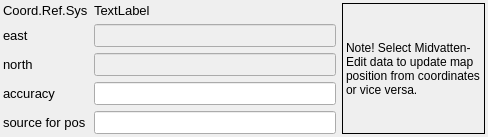
     <widget class="QWidget" name="tab_3">
      <attribute name="title">
       <string>Position (m)</string>
      </attribute>
      <layout class="QGridLayout" name="grid_layout_8">
       <property name="leftMargin">
        <number>3</number>
       </property>
       <property name="topMargin">
        <number>3</number>
       </property>
       <property name="rightMargin">
        <number>3</number>
       </property>
       <property name="bottomMargin">
        <number>3</number>
       </property>
       <item row="0" column="0">
        <layout class="QGridLayout" name="grid_layout_4" columnstretch="7,3">
         <item row="0" column="0">
          <layout class="QGridLayout" name="grid_layout_3">
           <item row="0" column="0">
            <widget class="QLabel" name="label_32">
             <property name="sizePolicy">
              <sizepolicy hsizetype="Minimum" vsizetype="Fixed">
               <horstretch>0</horstretch>
               <verstretch>0</verstretch>
              </sizepolicy>
             </property>
             <property name="minimumSize">
              <size>
               <width>0</width>
               <height>0</height>
              </size>
             </property>
             <property name="maximumSize">
              <size>
               <width>16777215</width>
               <height>16777215</height>
              </size>
             </property>
             <property name="font">
              <font>
               <family>Arial</family>
               <pointsize>10</pointsize>
              </font>
             </property>
             <property name="text">
              <string>Coord.Ref.Sys</string>
             </property>
             <property name="scaledContents">
              <bool>false</bool>
             </property>
             <property name="alignment">
              <set>Qt::AlignLeading|Qt::AlignLeft|Qt::AlignVCenter</set>
             </property>
            </widget>
           </item>
           <item row="0" column="1">
            <widget class="QLabel" name="crs">
             <property name="sizePolicy">
              <sizepolicy hsizetype="Expanding" vsizetype="Fixed">
               <horstretch>0</horstretch>
               <verstretch>0</verstretch>
              </sizepolicy>
             </property>
             <property name="minimumSize">
              <size>
               <width>0</width>
               <height>0</height>
              </size>
             </property>
             <property name="maximumSize">
              <size>
               <width>16777215</width>
               <height>16777215</height>
              </size>
             </property>
             <property name="font">
              <font>
               <family>Arial</family>
               <pointsize>10</pointsize>
               <bold>false</bold>
              </font>
             </property>
             <property name="toolTip">
              <string>&lt;!DOCTYPE HTML PUBLIC &quot;-//W3C//DTD HTML 4.0//EN&quot; &quot;http://www.w3.org/TR/REC-html40/strict.dtd&quot;&gt;
&lt;html&gt;&lt;head&gt;&lt;meta name=&quot;qrichtext&quot; content=&quot;1&quot; /&gt;&lt;style type=&quot;text/css&quot;&gt;
p, li { white-space: pre-wrap; }
&lt;/style&gt;&lt;/head&gt;&lt;body style=&quot; font-family:'Ubuntu'; font-size:11pt; font-weight:400; font-style:normal;&quot;&gt;
&lt;p style=&quot; margin-top:0px; margin-bottom:0px; margin-left:0px; margin-right:0px; -qt-block-indent:0; text-indent:0px;&quot;&gt;&lt;span style=&quot; font-family:'MS Shell Dlg 2'; font-size:10pt;&quot;&gt;EPSG ID for the &lt;/span&gt;&lt;/p&gt;
&lt;p style=&quot; margin-top:0px; margin-bottom:0px; margin-left:0px; margin-right:0px; -qt-block-indent:0; text-indent:0px;&quot;&gt;&lt;span style=&quot; font-family:'MS Shell Dlg 2'; font-size:10pt;&quot;&gt;co-ordinate system &lt;/span&gt;&lt;/p&gt;
&lt;p style=&quot; margin-top:0px; margin-bottom:0px; margin-left:0px; margin-right:0px; -qt-block-indent:0; text-indent:0px;&quot;&gt;&lt;span style=&quot; font-family:'MS Shell Dlg 2'; font-size:10pt;&quot;&gt;that is used in the&lt;/span&gt;&lt;/p&gt;
&lt;p style=&quot; margin-top:0px; margin-bottom:0px; margin-left:0px; margin-right:0px; -qt-block-indent:0; text-indent:0px;&quot;&gt;&lt;span style=&quot; font-family:'MS Shell Dlg 2'; font-size:10pt;&quot;&gt;database&lt;/span&gt;&lt;/p&gt;&lt;/body&gt;&lt;/html&gt;</string>
             </property>
             <property name="text">
              <string>TextLabel</string>
             </property>
            </widget>
           </item>
           <item row="1" column="0">
            <widget class="QLabel" name="label_25">
             <property name="sizePolicy">
              <sizepolicy hsizetype="Minimum" vsizetype="Fixed">
               <horstretch>0</horstretch>
               <verstretch>0</verstretch>
              </sizepolicy>
             </property>
             <property name="minimumSize">
              <size>
               <width>0</width>
               <height>0</height>
              </size>
             </property>
             <property name="maximumSize">
              <size>
               <width>16777215</width>
               <height>16777215</height>
              </size>
             </property>
             <property name="font">
              <font>
               <family>Arial</family>
               <pointsize>10</pointsize>
              </font>
             </property>
             <property name="text">
              <string>east</string>
             </property>
             <property name="scaledContents">
              <bool>false</bool>
             </property>
             <property name="alignment">
              <set>Qt::AlignLeading|Qt::AlignLeft|Qt::AlignVCenter</set>
             </property>
            </widget>
           </item>
           <item row="1" column="1">
            <widget class="QLineEdit" name="east">
             <property name="enabled">
              <bool>false</bool>
             </property>
             <property name="sizePolicy">
              <sizepolicy hsizetype="Expanding" vsizetype="Fixed">
               <horstretch>0</horstretch>
               <verstretch>0</verstretch>
              </sizepolicy>
             </property>
             <property name="minimumSize">
              <size>
               <width>0</width>
               <height>0</height>
              </size>
             </property>
             <property name="maximumSize">
              <size>
               <width>16777215</width>
               <height>16777215</height>
              </size>
             </property>
             <property name="font">
              <font>
               <family>Arial</family>
               <pointsize>10</pointsize>
              </font>
             </property>
             <property name="toolTip">
              <string>eastern coordinate</string>
             </property>
             <property name="layoutDirection">
              <enum>Qt::LeftToRight</enum>
             </property>
             <property name="maxLength">
              <number>12</number>
             </property>
            </widget>
           </item>
           <item row="2" column="0">
            <widget class="QLabel" name="label_26">
             <property name="sizePolicy">
              <sizepolicy hsizetype="Minimum" vsizetype="Fixed">
               <horstretch>0</horstretch>
               <verstretch>0</verstretch>
              </sizepolicy>
             </property>
             <property name="minimumSize">
              <size>
               <width>0</width>
               <height>0</height>
              </size>
             </property>
             <property name="maximumSize">
              <size>
               <width>16777215</width>
               <height>16777215</height>
              </size>
             </property>
             <property name="font">
              <font>
               <family>Arial</family>
               <pointsize>10</pointsize>
              </font>
             </property>
             <property name="text">
              <string>north</string>
             </property>
             <property name="scaledContents">
              <bool>false</bool>
             </property>
             <property name="alignment">
              <set>Qt::AlignLeading|Qt::AlignLeft|Qt::AlignVCenter</set>
             </property>
            </widget>
           </item>
           <item row="2" column="1">
            <widget class="QLineEdit" name="north">
             <property name="enabled">
              <bool>false</bool>
             </property>
             <property name="sizePolicy">
              <sizepolicy hsizetype="Expanding" vsizetype="Fixed">
               <horstretch>0</horstretch>
               <verstretch>0</verstretch>
              </sizepolicy>
             </property>
             <property name="minimumSize">
              <size>
               <width>0</width>
               <height>0</height>
              </size>
             </property>
             <property name="maximumSize">
              <size>
               <width>16777215</width>
               <height>16777215</height>
              </size>
             </property>
             <property name="font">
              <font>
               <family>Arial</family>
               <pointsize>10</pointsize>
              </font>
             </property>
             <property name="toolTip">
              <string>northern coordinate</string>
             </property>
             <property name="inputMethodHints">
              <set>Qt::ImhNone</set>
             </property>
             <property name="maxLength">
              <number>12</number>
             </property>
            </widget>
           </item>
           <item row="3" column="0">
            <widget class="QLabel" name="xy_onog_label">
             <property name="sizePolicy">
              <sizepolicy hsizetype="Minimum" vsizetype="Fixed">
               <horstretch>0</horstretch>
               <verstretch>0</verstretch>
              </sizepolicy>
             </property>
             <property name="minimumSize">
              <size>
               <width>0</width>
               <height>0</height>
              </size>
             </property>
             <property name="maximumSize">
              <size>
               <width>16777215</width>
               <height>16777215</height>
              </size>
             </property>
             <property name="font">
              <font>
               <family>Arial</family>
               <pointsize>10</pointsize>
              </font>
             </property>
             <property name="text">
              <string>accuracy</string>
             </property>
             <property name="scaledContents">
              <bool>false</bool>
             </property>
             <property name="alignment">
              <set>Qt::AlignLeading|Qt::AlignLeft|Qt::AlignVCenter</set>
             </property>
            </widget>
           </item>
           <item row="3" column="1">
            <widget class="QLineEdit" name="ne_accur">
             <property name="sizePolicy">
              <sizepolicy hsizetype="Expanding" vsizetype="Fixed">
               <horstretch>0</horstretch>
               <verstretch>0</verstretch>
              </sizepolicy>
             </property>
             <property name="minimumSize">
              <size>
               <width>0</width>
               <height>0</height>
              </size>
             </property>
             <property name="maximumSize">
              <size>
               <width>16777215</width>
               <height>16777215</height>
              </size>
             </property>
             <property name="font">
              <font>
               <family>Arial</family>
               <pointsize>10</pointsize>
              </font>
             </property>
             <property name="toolTip">
              <string>accuracy for position</string>
             </property>
             <property name="text">
              <string/>
             </property>
            </widget>
           </item>
           <item row="4" column="0">
            <widget class="QLabel" name="label_14">
             <property name="sizePolicy">
              <sizepolicy hsizetype="Minimum" vsizetype="Fixed">
               <horstretch>0</horstretch>
               <verstretch>0</verstretch>
              </sizepolicy>
             </property>
             <property name="minimumSize">
              <size>
               <width>0</width>
               <height>0</height>
              </size>
             </property>
             <property name="maximumSize">
              <size>
               <width>16777215</width>
               <height>16777215</height>
              </size>
             </property>
             <property name="font">
              <font>
               <family>Arial</family>
               <pointsize>10</pointsize>
              </font>
             </property>
             <property name="text">
              <string>source for pos</string>
             </property>
             <property name="alignment">
              <set>Qt::AlignLeading|Qt::AlignLeft|Qt::AlignVCenter</set>
             </property>
            </widget>
           </item>
           <item row="4" column="1">
            <widget class="QLineEdit" name="ne_source">
             <property name="sizePolicy">
              <sizepolicy hsizetype="Preferred" vsizetype="Fixed">
               <horstretch>0</horstretch>
               <verstretch>0</verstretch>
              </sizepolicy>
             </property>
             <property name="minimumSize">
              <size>
               <width>0</width>
               <height>0</height>
              </size>
             </property>
             <property name="maximumSize">
              <size>
               <width>16777215</width>
               <height>16777215</height>
              </size>
             </property>
             <property name="font">
              <font>
               <family>Arial</family>
               <pointsize>10</pointsize>
              </font>
             </property>
             <property name="toolTip">
              <string>&lt;!DOCTYPE HTML PUBLIC &quot;-//W3C//DTD HTML 4.0//EN&quot; &quot;http://www.w3.org/TR/REC-html40/strict.dtd&quot;&gt;
&lt;html&gt;&lt;head&gt;&lt;meta name=&quot;qrichtext&quot; content=&quot;1&quot; /&gt;&lt;style type=&quot;text/css&quot;&gt;
p, li { white-space: pre-wrap; }
&lt;/style&gt;&lt;/head&gt;&lt;body style=&quot; font-family:'MS Shell Dlg 2'; font-size:8.25pt; font-weight:400; font-style:normal;&quot;&gt;
&lt;p style=&quot; margin-top:0px; margin-bottom:0px; margin-left:0px; margin-right:0px; -qt-block-indent:0; text-indent:0px;&quot;&gt;&lt;span style=&quot; font-family:'Arial,sans-serif'; color:#000000; background-color:#ffffff;&quot;&gt;Source for the given position, e.g. from an old map or measured in field campaign&lt;/span&gt;&lt;/p&gt;&lt;/body&gt;&lt;/html&gt;</string>
             </property>
            </widget>
           </item>
          </layout>
         </item>
         <item row="0" column="1">
          <widget class="QLabel" name="label_10">
           <property name="sizePolicy">
            <sizepolicy hsizetype="Preferred" vsizetype="Preferred">
             <horstretch>0</horstretch>
             <verstretch>0</verstretch>
            </sizepolicy>
           </property>
           <property name="autoFillBackground">
            <bool>false</bool>
           </property>
           <property name="frameShape">
            <enum>QFrame::Box</enum>
           </property>
           <property name="midLineWidth">
            <number>0</number>
           </property>
           <property name="text">
            <string>Note! Select Midvatten-Edit data to update map position from coordinates or vice versa.</string>
           </property>
           <property name="wordWrap">
            <bool>true</bool>
           </property>
          </widget>
         </item>
        </layout>
       </item>
      </layout>
     </widget>
